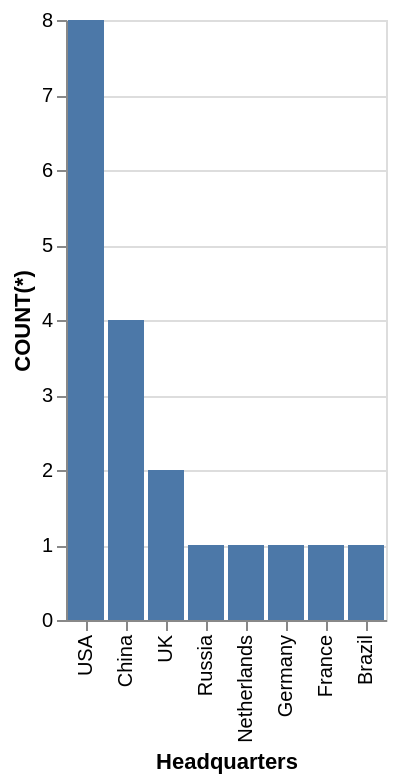

The Vega-Lite source for this figure:
### Vega-Lite specification from a JSON file in a GitHub repository (floating-point values rounded to 4 significant figures)
{"data": {"values": [{"x_data": "USA", "y_data": 8}, {"x_data": "China", "y_data": 4}, {"x_data": "UK", "y_data": 2}, {"x_data": "Russia", "y_data": 1}, {"x_data": "Netherlands", "y_data": 1}, {"x_data": "Germany", "y_data": 1}, {"x_data": "France", "y_data": 1}, {"x_data": "Brazil", "y_data": 1}]}, "mark": "bar", "encoding": {"x": {"field": "x_data", "type": "nominal", "title": "Headquarters", "sort": {"op": "sum", "field": "y_data", "order": "descending"}}, "y": {"field": "y_data", "type": "quantitative", "title": "COUNT(*)"}}}
